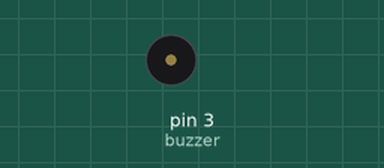
A sketch run on a simulated Arduino Uno, built with avr-gcc and run on an emulated ATmega328P. Shown: buzzer (waves = sounding).

Above: at 1.4 s.
At 25.07 s:
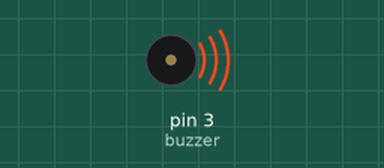
Timing chart, 0 to 26.0 s (numbered marks = the images above):
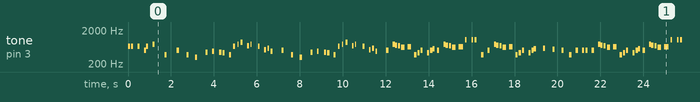

The sketch:

arduino-super-mario-bros-theme.ino
```cpp
int buzzer = 3;
void setup() {
 pinMode(3,OUTPUT);
}

 void loop(){

tone(buzzer, 660 ,100);
delay ( 150);
tone(buzzer, 660 ,100);
delay ( 300);
tone(buzzer, 660 ,100);
delay ( 300);
tone(buzzer, 510 ,100);
delay ( 100);
tone(buzzer, 660 ,100);
delay ( 300);
tone(buzzer, 770 ,100);
delay ( 550);
tone(buzzer, 380 ,100);
delay ( 575);

tone(buzzer, 510 ,100);
delay ( 450);
tone(buzzer, 380 ,100);
delay ( 400);
tone(buzzer, 320 ,100);
delay ( 500);
tone(buzzer, 440 ,100);
delay ( 300);
tone(buzzer, 480 ,80);
delay ( 330);
tone(buzzer, 450 ,100);
delay ( 150);
tone(buzzer, 430 ,100);
delay ( 300);
tone(buzzer, 380 ,100);
delay ( 200);
tone(buzzer, 660 ,80);
delay ( 200);
tone(buzzer, 760 ,50);
delay ( 150);
tone(buzzer, 860 ,100);
delay ( 300);
tone(buzzer, 700 ,80);
delay ( 150);
tone(buzzer, 760 ,50);
delay ( 350);
tone(buzzer, 660 ,80);
delay ( 300);
tone(buzzer, 520 ,80);
delay ( 150);
tone(buzzer, 580 ,80);
delay ( 150);
tone(buzzer, 480 ,80);
delay ( 500);

tone(buzzer, 510 ,100);
delay ( 450);
tone(buzzer, 380 ,100);
delay ( 400);
tone(buzzer, 320 ,100);
delay ( 500);
tone(buzzer, 440 ,100);
delay ( 300);
tone(buzzer, 480 ,80);
delay ( 330);
tone(buzzer, 450 ,100);
delay ( 150);
tone(buzzer, 430 ,100);
delay ( 300);
tone(buzzer, 380 ,100);
delay ( 200);
tone(buzzer, 660 ,80);
delay ( 200);
tone(buzzer, 760 ,50);
delay ( 150);
tone(buzzer, 860 ,100);
delay ( 300);
tone(buzzer, 700 ,80);
delay ( 150);
tone(buzzer, 760 ,50);
delay ( 350);
tone(buzzer, 660 ,80);
delay ( 300);
tone(buzzer, 520 ,80);
delay ( 150);
tone(buzzer, 580 ,80);
delay ( 150);
tone(buzzer, 480 ,80);
delay ( 500);

tone(buzzer, 500 ,100);
delay ( 300);

tone(buzzer, 760 ,100);
delay ( 100);
tone(buzzer, 720 ,100);
delay ( 150);
tone(buzzer, 680 ,100);
delay ( 150);
tone(buzzer, 620 ,150);
delay ( 300);

tone(buzzer, 650 ,150);
delay ( 300);
tone(buzzer, 380 ,100);
delay ( 150);
tone(buzzer, 430 ,100);
delay ( 150);

tone(buzzer, 500 ,100);
delay ( 300);
tone(buzzer, 430 ,100);
delay ( 150);
tone(buzzer, 500 ,100);
delay ( 100);
tone(buzzer, 570 ,100);
delay ( 220);

tone(buzzer, 500 ,100);
delay ( 300);

tone(buzzer, 760 ,100);
delay ( 100);
tone(buzzer, 720 ,100);
delay ( 150);
tone(buzzer, 680 ,100);
delay ( 150);
tone(buzzer, 620 ,150);
delay ( 300);

tone(buzzer, 650 ,200);
delay ( 300);

tone(buzzer, 1020 ,80);
delay ( 300);
tone(buzzer, 1020 ,80);
delay ( 150);
tone(buzzer, 1020 ,80);
delay ( 300);

tone(buzzer, 380 ,100);
delay ( 300);
tone(buzzer, 500 ,100);
delay ( 300);

tone(buzzer, 760 ,100);
delay ( 100);
tone(buzzer, 720 ,100);
delay ( 150);
tone(buzzer, 680 ,100);
delay ( 150);
tone(buzzer, 620 ,150);
delay ( 300);

tone(buzzer, 650 ,150);
delay ( 300);
tone(buzzer, 380 ,100);
delay ( 150);
tone(buzzer, 430 ,100);
delay ( 150);

tone(buzzer, 500 ,100);
delay ( 300);
tone(buzzer, 430 ,100);
delay ( 150);
tone(buzzer, 500 ,100);
delay ( 100);
tone(buzzer, 570 ,100);
delay ( 420);

tone(buzzer, 585 ,100);
delay ( 450);

tone(buzzer, 550 ,100);
delay ( 420);

tone(buzzer, 500 ,100);
delay ( 360);

tone(buzzer, 380 ,100);
delay ( 300);
tone(buzzer, 500 ,100);
delay ( 300);
tone(buzzer, 500 ,100);
delay ( 150);
tone(buzzer, 500 ,100);
delay ( 300);

tone(buzzer, 500 ,100);
delay ( 300);

tone(buzzer, 760 ,100);
delay ( 100);
tone(buzzer, 720 ,100);
delay ( 150);
tone(buzzer, 680 ,100);
delay ( 150);
tone(buzzer, 620 ,150);
delay ( 300);

tone(buzzer, 650 ,150);
delay ( 300);
tone(buzzer, 380 ,100);
delay ( 150);
tone(buzzer, 430 ,100);
delay ( 150);

tone(buzzer, 500 ,100);
delay ( 300);
tone(buzzer, 430 ,100);
delay ( 150);
tone(buzzer, 500 ,100);
delay ( 100);
tone(buzzer, 570 ,100);
delay ( 220);

tone(buzzer, 500 ,100);
delay ( 300);

tone(buzzer, 760 ,100);
delay ( 100);
tone(buzzer, 720 ,100);
delay ( 150);
tone(buzzer, 680 ,100);
delay ( 150);
tone(buzzer, 620 ,150);
delay ( 300);

tone(buzzer, 650 ,200);
delay ( 300);

tone(buzzer, 1020 ,80);
delay ( 300);
tone(buzzer, 1020 ,80);
delay ( 150);
tone(buzzer, 1020 ,80);
delay ( 300);

tone(buzzer, 380 ,100);
delay ( 300);
tone(buzzer, 500 ,100);
delay ( 300);

tone(buzzer, 760 ,100);
delay ( 100);
tone(buzzer, 720 ,100);
delay ( 150);
tone(buzzer, 680 ,100);
delay ( 150);
tone(buzzer, 620 ,150);
delay ( 300);

tone(buzzer, 650 ,150);
delay ( 300);
tone(buzzer, 380 ,100);
delay ( 150);
tone(buzzer, 430 ,100);
delay ( 150);

tone(buzzer, 500 ,100);
delay ( 300);
tone(buzzer, 430 ,100);
delay ( 150);
tone(buzzer, 500 ,100);
delay ( 100);
tone(buzzer, 570 ,100);
delay ( 420);

tone(buzzer, 585 ,100);
delay ( 450);

tone(buzzer, 550 ,100);
delay ( 420);

tone(buzzer, 500 ,100);
delay ( 360);

tone(buzzer, 380 ,100);
delay ( 300);
tone(buzzer, 500 ,100);
delay ( 300);
tone(buzzer, 500 ,100);
delay ( 150);
tone(buzzer, 500 ,100);
delay ( 300);

tone(buzzer, 500 ,60);
delay ( 150);
tone(buzzer, 500 ,80);
delay ( 300);
tone(buzzer, 500 ,60);
delay ( 350);
tone(buzzer, 500 ,80);
delay ( 150);
tone(buzzer, 580 ,80);
delay ( 350);
tone(buzzer, 660 ,80);
delay ( 150);
tone(buzzer, 500 ,80);
delay ( 300);
tone(buzzer, 430 ,80);
delay ( 150);
tone(buzzer, 380 ,80);
delay ( 600);

tone(buzzer, 500 ,60);
delay ( 150);
tone(buzzer, 500 ,80);
delay ( 300);
tone(buzzer, 500 ,60);
delay ( 350);
tone(buzzer, 500 ,80);
delay ( 150);
tone(buzzer, 580 ,80);
delay ( 150);
tone(buzzer, 660 ,80);
delay ( 550);

tone(buzzer, 870 ,80);
delay ( 325);
tone(buzzer, 760 ,80);
delay ( 600);

tone(buzzer, 500 ,60);
delay ( 150);
tone(buzzer, 500 ,80);
delay ( 300);
tone(buzzer, 500 ,60);
delay ( 350);
tone(buzzer, 500 ,80);
delay ( 150);
tone(buzzer, 580 ,80);
delay ( 350);
tone(buzzer, 660 ,80);
delay ( 150);
tone(buzzer, 500 ,80);
delay ( 300);
tone(buzzer, 430 ,80);
delay ( 150);
tone(buzzer, 380 ,80);
delay ( 600);

tone(buzzer, 660 ,100);
delay ( 150);
tone(buzzer, 660 ,100);
delay ( 300);
tone(buzzer, 660 ,100);
delay ( 300);
tone(buzzer, 510 ,100);
delay ( 100);
tone(buzzer, 660 ,100);
delay ( 300);
tone(buzzer, 770 ,100);
delay ( 550);
tone(buzzer, 380 ,100);
delay ( 575);

}
```

Measured:
- by itself, tone on pin 3 (buzzer): plays 660 Hz for 0.10 s, 660 Hz for 0.10 s, 660 Hz for 0.10 s, 510 Hz for 0.10 s, 660 Hz for 0.10 s, 770 Hz for 0.10 s … (492 notes in this stretch)
